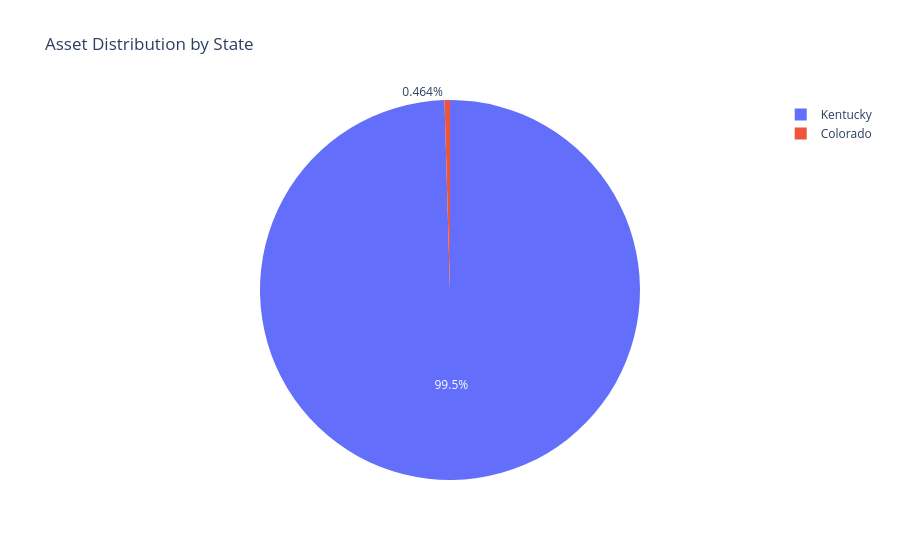

Notebook cell for this chart:
### Code cell
# Asset state distribution
state_counts = df["Asset State"].value_counts().reset_index()
state_counts.columns = ["Asset State", "Count"]

fig = px.pie(
    state_counts,
    names="Asset State",
    values="Count",
    title="Asset Distribution by State"
)
fig.show()

### Figure 1 — Plotly figure (JSON) as saved in the notebook; plotly's stock layout.template omitted (floating-point values rounded to 4 significant figures)
{"data": [{"domain": {"x": [0, 1], "y": [0, 1]}, "hovertemplate": "Asset State=%{label}<br>Count=%{value}<extra></extra>", "labels": ["Kentucky", "Colorado"], "legendgroup": "", "name": "", "showlegend": true, "type": "pie", "values": [1716, 8]}], "layout": {"legend": {"tracegroupgap": 0}, "title": {"text": "Asset Distribution by State"}}}
